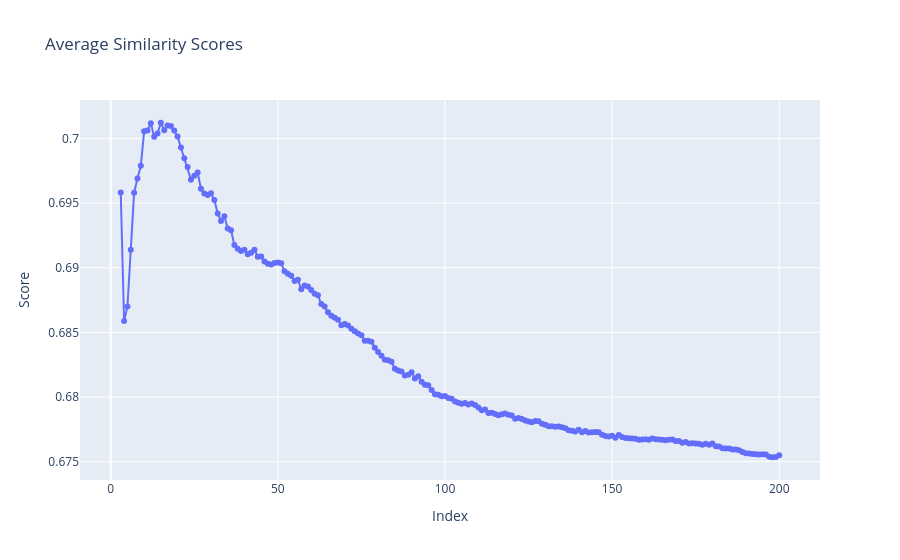

Notebook code cell kept with this figure:
### Code cell
import plotly.graph_objects as go

# ...existing code...
x_values = list(range(3,201))
fig = go.Figure()
fig.add_trace(go.Scatter(x=x_values, y=avg_sim_scores, mode='lines+markers'))
fig.update_layout(
    title="Average Similarity Scores",
    xaxis_title="Index",
    yaxis_title="Score"
)
fig.show()

### Figure 1 — Plotly figure (JSON) as saved in the notebook; plotly's stock layout.template omitted (floating-point values rounded to 4 significant figures; data arrays with more than 128 entries replaced by an {"elided": "..."} marker saying what was removed)
{"data": [{"mode": "lines+markers", "type": "scatter", "x": {"elided": "198 int values"}, "y": {"elided": "198 float values"}}], "layout": {"title": {"text": "Average Similarity Scores"}, "xaxis": {"title": {"text": "Index"}}, "yaxis": {"title": {"text": "Score"}}}}
